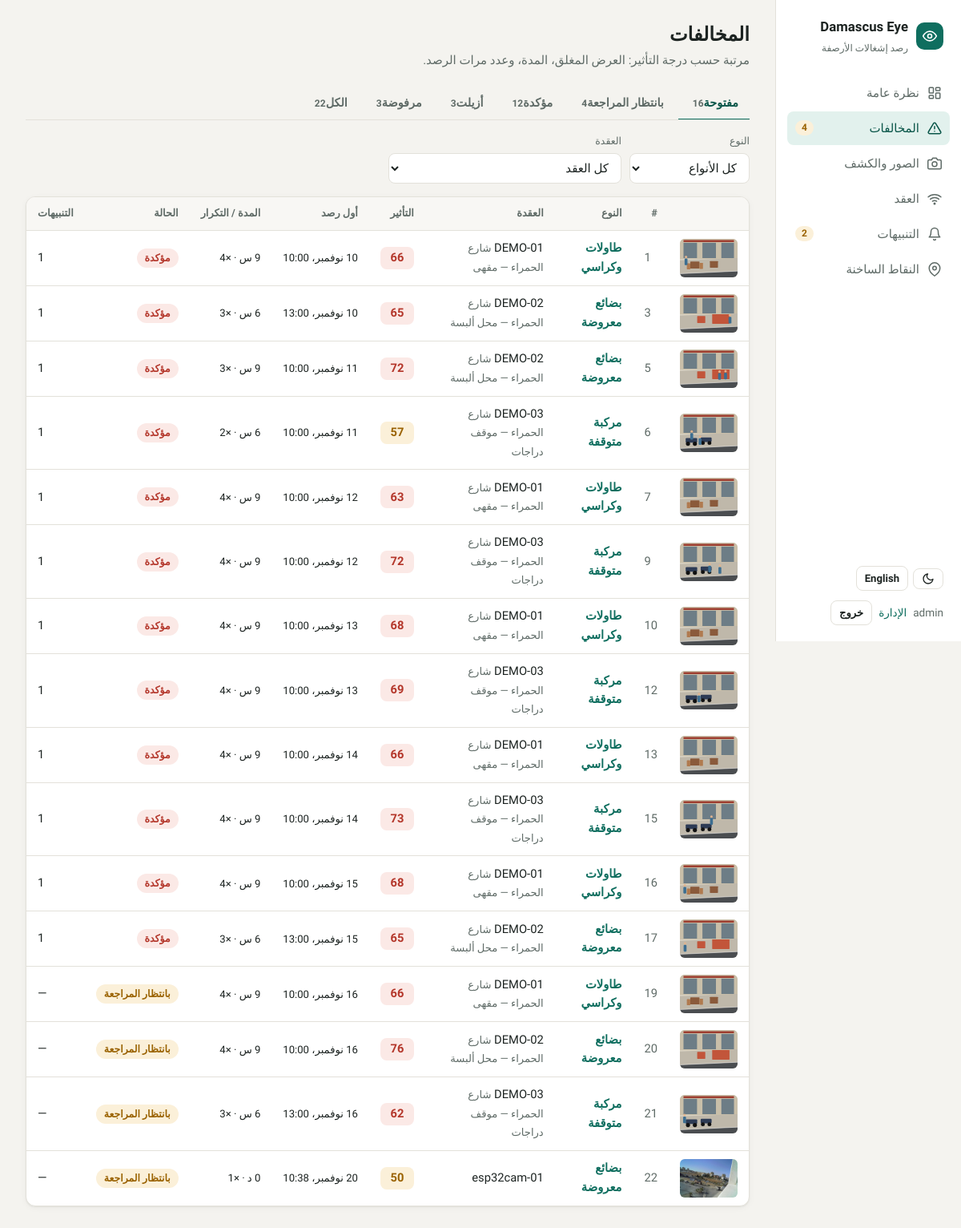
/violations/ (signed in), run on the app's committed database.
### monitoring/models.py (models this page shows, shortened)
class Violation(models.Model):
    class Category(models.TextChoices):
        GOODS = 'goods', _('Displayed goods')
        FURNITURE = 'furniture', _('Tables and chairs')
        STALL = 'stall', _('Stall or kiosk')
        VEHICLE = 'vehicle', _('Parked vehicle')
        WASTE = 'waste', _('Waste')
        OTHER = 'other', _('Other')
    class Status(models.TextChoices):
        DETECTED = 'detected', _('Awaiting review')
        CONFIRMED = 'confirmed', _('Confirmed')
        REJECTED = 'rejected', _('Rejected')
        RESOLVED = 'resolved', _('Removed')
    node = models.ForeignKey(Node, on_delete=models.CASCADE, related_name='violations')
    zone = models.ForeignKey(SidewalkZone, on_delete=models.SET_NULL, null=True, blank=True, related_name='violations')
    category = models.CharField(max_length=16, choices=Category.choices, default=Category.OTHER)
    status = models.CharField(max_length=16, choices=Status.choices, default=Status.DETECTED, db_index=True)
    first_seen_at = models.DateTimeField()
    last_seen_at = models.DateTimeField()
    captures = models.ManyToManyField(Capture, related_name='violations', blank=True)
    occupancy_ratio = models.FloatField(null=True, blank=True, help_text='Share of the sidewalk zone covered (0-1).')
    blocked_width_m = models.FloatField(null=True, blank=True)
    repeat_count = models.PositiveIntegerField(default=1)
    impact_score = models.FloatField(null=True, blank=True, db_index=True)
    notes = models.TextField(blank=True)
    created_by = models.ForeignKey(settings.AUTH_USER_MODEL, on_delete=models.SET_NULL, null=True, blank=True,
                                   related_name='violations_created')
    class Meta:
        ordering = ['-impact_score', '-last_seen_at']
    @property
    def duration(self):
        return self.last_seen_at - self.first_seen_at

class Capture(models.Model):
    class Status(models.TextChoices):
        PENDING = 'pending', _('Awaiting detection')
        PROCESSING = 'processing', _('Processing')
        DONE = 'done', _('Detected')
        FAILED = 'failed', _('Failed')
    node = models.ForeignKey(Node, on_delete=models.CASCADE, related_name='captures')
    sequence = models.PositiveIntegerField(help_text='Frame counter sent by the node.')
    captured_at = models.DateTimeField(db_index=True)
    received_at = models.DateTimeField(default=timezone.now)
    image = models.FileField(upload_to=capture_upload_path)
    redacted_image = models.FileField(upload_to=redacted_upload_path, blank=True,
                                      help_text='Copy with faces and plates blurred; the only one shown on the dashboard.')
    width = models.PositiveIntegerField(null=True, blank=True)
    height = models.PositiveIntegerField(null=True, blank=True)
    checksum = models.CharField(max_length=64, blank=True, help_text='Checksum of the reassembled JPEG.')
    status = models.CharField(max_length=16, choices=Status.choices, default=Status.PENDING, db_index=True)
    claimed_at = models.DateTimeField(null=True, blank=True)
    processed_at = models.DateTimeField(null=True, blank=True)
    attempts = models.PositiveSmallIntegerField(default=0)
    error = models.TextField(blank=True)
    class Meta:
        ordering = ['-captured_at']
        constraints = [
            models.UniqueConstraint(fields=['node', 'sequence', 'captured_at'], name='unique_capture_per_node'),
        ]

class Node(models.Model):
    class Status(models.TextChoices):
        ACTIVE = 'active', _('Active')
        MAINTENANCE = 'maintenance', _('Maintenance')
        RETIRED = 'retired', _('Retired')
    code = models.CharField(max_length=32, unique=True, help_text='ID the firmware sends, e.g. "N01".')
    name = models.CharField(max_length=100, blank=True)
    mac_address = models.CharField(max_length=17, blank=True, help_text='ESP-NOW MAC, e.g. "24:6F:28:AA:BB:CC".')
    latitude = models.DecimalField(max_digits=9, decimal_places=6, null=True, blank=True)
    longitude = models.DecimalField(max_digits=9, decimal_places=6, null=True, blank=True)
    mount_height_m = models.FloatField(null=True, blank=True)
    status = models.CharField(max_length=16, choices=Status.choices, default=Status.ACTIVE)
    installed_at = models.DateTimeField(null=True, blank=True)
    last_seen_at = models.DateTimeField(null=True, blank=True)
    battery_voltage = models.FloatField(null=True, blank=True)
    notes = models.TextField(blank=True)
    class Meta:
        ordering = ['code']
    def __str__(self):
        return f'{self.code} {self.name}'.strip()

### dashboard/views.py (the view)
# urls.py: path('violations/', views.violation_list, name='violation_list'),
@login_required
def violation_list(request):
    tab = request.GET.get('status', 'open')
    violations = Violation.objects.select_related('node').prefetch_related('captures').annotate(
        alert_count=Count('alerts', distinct=True))
    if tab == 'open':
        violations = violations.filter(status__in=OPEN_STATUSES)
    elif tab != 'all':
        violations = violations.filter(status=tab)
    category = request.GET.get('category', '')
    if category:
        violations = violations.filter(category=category)
    node = request.GET.get('node', '')
    if node:
        violations = violations.filter(node__code=node)
    counts = dict(Violation.objects.values_list('status').annotate(Count('id')))
    tabs = []
    for key, label in VIOLATION_TABS:
        if key == 'open':
            count = sum(counts.get(s, 0) for s in OPEN_STATUSES)
        elif key == 'all':
            count = sum(counts.values())
        else:
            count = counts.get(key, 0)
        tabs.append({'key': key, 'label': label, 'count': count})
    return render(request, 'dashboard/violation_list.html', {
        'page': _paginate(request, violations, 20),
        'tabs': tabs,
        'tab': tab,
        'category': category,
        'node': node,
        'categories': Violation.Category.choices,
        'nodes': Node.objects.all(),
    })

### dashboard/context_processors.py (called while the page is built)
def nav_counts(request):
    if not request.user.is_authenticated or request.resolver_match is None \
            or request.resolver_match.app_name != 'dashboard':
        return {}
    return {
        'nav_awaiting_review': Violation.objects.filter(status=Violation.Status.DETECTED).count(),
        'nav_alerts_open': Alert.objects.filter(response=Alert.Response.NONE).count(),
    }

### dashboard/templatetags/dashboard_tags.py (called while the page is built)
@register.filter
def tone(status):
    return STATUS_TONES.get(status, 'muted')

@register.filter
def score_tone(score):
    if score is None:
        return 'muted'
    if score >= 60:
        return 'danger'
    if score >= 30:
        return 'warn'
    return 'ok'

@register.filter
def duration(delta):
    if delta is None:
        return '—'
    minutes = int(delta.total_seconds() // 60)
    days, minutes = divmod(minutes, 60 * 24)
    hours, minutes = divmod(minutes, 60)
    parts = []
    if days:
        parts.append(_('%(n)sd') % {'n': days})
    if hours and len(parts) < 2:
        parts.append(_('%(n)sh') % {'n': hours})
    if (minutes or not parts) and len(parts) < 2 and not days:
        parts.append(_('%(n)sm') % {'n': minutes})
    return ' '.join(parts)

@register.simple_tag(takes_context=True)
def query(context, **changes):
    params = context['request'].GET.copy()
    for key, value in changes.items():
        if value in (None, ''):
            params.pop(key, None)
        else:
            params[key] = value
    if 'page' not in changes:
        params.pop('page', None)
    encoded = urlencode(sorted(params.items()))
    return f'?{encoded}' if encoded else '?'

### dashboard/views.py (called while the page is built)
def _paginate(request, queryset, per_page):
    return Paginator(queryset, per_page).get_page(request.GET.get('page'))

### dashboard/templates/dashboard/violation_list.html (shortened to what this page needs)
{% extends 'dashboard/base.html' %}
{% load i18n dashboard_tags %}
{% block content %}
<div class="page-head">
  <div>
    <h1>{% translate "Violations" %}</h1>
    <p>{% translate "Sorted by impact score: blocked width, duration and number of sightings." %}</p>
  </div>
</div>
<nav class="tabs">
  {% for t in tabs %}
    <a href="{% query status=t.key %}" class="{% if t.key == tab %}active{% endif %}">{{ t.label }}<span class="n num">{{ t.count }}</span></a>
  {% endfor %}
</nav>
<form class="filters" method="get" data-autosubmit>
  <div class="field">
    <label for="f-category">{% translate "Type" %}</label>
    <select name="category" id="f-category">
      <option value="">{% translate "All types" %}</option>
    </select>
  </div>
  <div class="field">
    <label for="f-node">{% translate "Node" %}</label>
    <select name="node" id="f-node">
      <option value="">{% translate "All nodes" %}</option>
    </select>
  </div>
</form>
<div class="card flush">
  <div class="table-wrap">
    <table>
      <thead>
        <tr><th></th><th>#</th><th>{% translate "Type" %}</th><th>{% translate "Node" %}</th><th>{% translate "Impact" %}</th><th>{% translate "First seen" %}</th><th>{% translate "Duration / repeats" %}</th><th>{% translate "Status" %}</th><th>{% translate "Alerts" %}</th></tr>
      </thead>
      <tbody>
      {% for v in page %}
        <tr>
          <td>{% with c=v.captures.all|first %}{% if c %}<a href="{% url 'dashboard:violation_detail' v.pk %}"><img class="thumb" src="{% if c.redacted_image %}{{ c.redacted_image.url }}{% else %}{{ c.image.url }}{% endif %}" alt="" loading="lazy"></a>{% endif %}{% endwith %}</td>
          <td class="num muted">{{ v.pk }}</td>
          <td><a href="{% url 'dashboard:violation_detail' v.pk %}"><b>{{ v.get_category_display }}</b></a></td>
          <td>{{ v.node.code }} <span class="muted small">{{ v.node.name }}</span></td>
          <td><span class="score {{ v.impact_score|score_tone }}">{{ v.impact_score|floatformat:0|default:'—' }}</span></td>
          <td class="small nowrap">{{ v.first_seen_at|date:'SHORT_DATETIME_FORMAT' }}</td>
          <td class="small nowrap">{{ v.duration|duration }} · <span class="num">{{ v.repeat_count }}×</span></td>
          <td><span class="badge {{ v.status|tone }}">{{ v.get_status_display }}</span></td>
          <td class="num">{{ v.alert_count|default:'—' }}</td>
        </tr>
      {% endfor %}
      </tbody>
    </table>
  </div>
</div>
{% endblock %}

### dashboard/templates/dashboard/base.html (shortened to what this page needs)
{% load static i18n %}{% get_current_language as LANGUAGE_CODE %}{% get_current_language_bidi as LANGUAGE_BIDI %}<!doctype html>
<html lang="{{ LANGUAGE_CODE }}" dir="{% if LANGUAGE_BIDI %}rtl{% else %}ltr{% endif %}">
<head>
  <link rel="stylesheet" href="{% static 'dashboard/app.css' %}">
</head>
<body>
{% block body %}
{% with name=request.resolver_match.url_name %}
<div class="shell">
  <aside class="sidebar">
    <a class="brand" href="{% url 'dashboard:overview' %}">
      <span class="brand-mark">
        <svg width="20" height="20" viewBox="0 0 24 24" fill="none" stroke="currentColor" stroke-width="2" stroke-linecap="round" stroke-linejoin="round"><path d="M2 12s3.5-7 10-7 10 7 10 7-3.5 7-10 7S2 12 2 12z"/><circle cx="12" cy="12" r="3"/></svg>
      </span>
      <span>
        <span class="brand-name">Damascus Eye</span><br>
        <span class="brand-sub">{% translate "Sidewalk encroachment monitoring" %}</span>
      </span>
    </a>
    <nav class="nav">
      <a href="{% url 'dashboard:overview' %}" class="{% if name == 'overview' %}active{% endif %}">
        <span class="label">{% translate "Overview" %}</span>
      </a>
      <a href="{% url 'dashboard:violation_list' %}" class="{% if 'violation' in name %}active{% endif %}">
        <svg viewBox="0 0 24 24" fill="none" stroke="currentColor" stroke-width="2" stroke-linecap="round" stroke-linejoin="round"><path d="M10.3 3.9 1.8 18a2 2 0 0 0 1.7 3h17a2 2 0 0 0 1.7-3L13.7 3.9a2 2 0 0 0-3.4 0z"/><path d="M12 9v4M12 17h.01"/></svg>
        <span class="label">{% translate "Violations" %}</span>
        {% if nav_awaiting_review %}<span class="count" title="{% translate 'Awaiting review' %}">{{ nav_awaiting_review }}</span>{% endif %}
      </a>
      <a href="{% url 'dashboard:capture_list' %}" class="{% if 'capture' in name %}active{% endif %}">
        <svg viewBox="0 0 24 24" fill="none" stroke="currentColor" stroke-width="2" stroke-linecap="round" stroke-linejoin="round"><path d="M23 19a2 2 0 0 1-2 2H3a2 2 0 0 1-2-2V8a2 2 0 0 1 2-2h4l2-3h6l2 3h4a2 2 0 0 1 2 2z"/><circle cx="12" cy="13" r="4"/></svg>
        <span class="label">{% translate "Images & detection" %}</span>
      </a>
      <a href="{% url 'dashboard:node_list' %}" class="{% if 'node' in name or 'zone' in name %}active{% endif %}">
        <svg viewBox="0 0 24 24" fill="none" stroke="currentColor" stroke-width="2" stroke-linecap="round" stroke-linejoin="round"><path d="M5 12.55a11 11 0 0 1 14.08 0M1.42 9a16 16 0 0 1 21.16 0M8.53 16.11a6 6 0 0 1 6.95 0"/><circle cx="12" cy="20" r="1"/></svg>
        <span class="label">{% translate "Nodes" %}</span>
      </a>
      <a href="{% url 'dashboard:alert_list' %}" class="{% if 'alert' in name %}active{% endif %}">
        <svg viewBox="0 0 24 24" fill="none" stroke="currentColor" stroke-width="2" stroke-linecap="round" stroke-linejoin="round"><path d="M18 8A6 6 0 0 0 6 8c0 7-3 9-3 9h18s-3-2-3-9"/><path d="M13.73 21a2 2 0 0 1-3.46 0"/></svg>
        <span class="label">{% translate "Alerts" %}</span>
        {% if nav_alerts_open %}<span class="count" title="{% translate 'Awaiting inspector response' %}">{{ nav_alerts_open }}</span>{% endif %}
      </a>
      <a href="{% url 'dashboard:hotspots' %}" class="{% if name == 'hotspots' %}active{% endif %}">
        <svg viewBox="0 0 24 24" fill="none" stroke="currentColor" stroke-width="2" stroke-linecap="round" stroke-linejoin="round"><path d="M21 10c0 7-9 13-9 13s-9-6-9-13a9 9 0 0 1 18 0z"/><circle cx="12" cy="10" r="3"/></svg>
        <span class="label">{% translate "Hotspots" %}</span>
      </a>
    </nav>
    <div class="sidebar-foot">
      {% include 'dashboard/partials/preferences.html' %}
      <div class="who-row">
        <span class="who">{{ request.user.get_full_name|default:request.user.username }}</span>
        {% if request.user.is_staff %}<a href="{% url 'admin:index' %}">{% translate "Admin" %}</a>{% endif %}
        <form method="post" action="{% url 'logout' %}">{% csrf_token %}<button class="btn small" type="submit">{% translate "Log out" %}</button></form>
      </div>
    </div>
  </aside>
  <main class="main">
    {% block content %}{% endblock %}
  </main>
</div>
{% endwith %}
{% endblock %}
</body>
</html>

### dashboard/templates/dashboard/partials/preferences.html (shortened to what this page needs)
{% load i18n %}{% get_current_language as LANGUAGE_CODE %}
<div class="prefs">
  <button type="button" class="btn small icon" data-theme-toggle
          title="{% translate 'Switch light / dark theme' %}" aria-label="{% translate 'Switch light / dark theme' %}">
    <svg class="icon-moon" viewBox="0 0 24 24" fill="none" stroke="currentColor" stroke-width="2" stroke-linecap="round" stroke-linejoin="round" aria-hidden="true"><path d="M21 12.79A9 9 0 1 1 11.21 3 7 7 0 0 0 21 12.79z"/></svg>
  </button>
  <form method="post" action="{% url 'set_language' %}">
    {% if LANGUAGE_CODE == 'ar' %}
      <button class="btn small" type="submit" lang="en" title="Switch to English">English</button>
    {% else %}
      <input type="hidden" name="language" value="ar">
      <button class="btn small" type="submit" lang="ar" title="التبديل إلى العربية">العربية</button>
    {% endif %}
  </form>
</div>

### dashboard/templates/dashboard/partials/pagination.html (shortened to what this page needs)
{% load i18n dashboard_tags %}

### data on the page
Violation: captures.image (picture), pk "1", category "طاولات وكراسي", node.name "شارع الحمراء — مقهى", impact_score "66", first_seen_at "10 نوفمبر، 10:00", duration|duration "9 س", repeat_count "4", status "مؤكدة", alert_count "1"
Violation: captures.image (picture), pk "3", category "بضائع معروضة", node.name "شارع الحمراء — محل ألبسة", impact_score "65", first_seen_at "10 نوفمبر، 13:00", duration|duration "6 س", repeat_count "3", status "مؤكدة", alert_count "1"
Violation: captures.image (picture), pk "5", category "بضائع معروضة", node.name "شارع الحمراء — محل ألبسة", impact_score "72", first_seen_at "11 نوفمبر، 10:00", duration|duration "9 س", repeat_count "3", status "مؤكدة", alert_count "1"
Violation: captures.image (picture), pk "6", category "مركبة متوقفة", node.name "شارع الحمراء — موقف دراجات", impact_score "57", first_seen_at "11 نوفمبر، 10:00", duration|duration "6 س", repeat_count "2", status "مؤكدة", alert_count "1"
Violation: captures.image (picture), pk "7", category "طاولات وكراسي", node.name "شارع الحمراء — مقهى", impact_score "63", first_seen_at "12 نوفمبر، 10:00", duration|duration "9 س", repeat_count "4", status "مؤكدة", alert_count "1"
Violation: captures.image (picture), pk "9", category "مركبة متوقفة", node.name "شارع الحمراء — موقف دراجات", impact_score "72", first_seen_at "12 نوفمبر، 10:00", duration|duration "9 س", repeat_count "4", status "مؤكدة", alert_count "1"
Violation: captures.image (picture), pk "10", category "طاولات وكراسي", node.name "شارع الحمراء — مقهى", impact_score "68", first_seen_at "13 نوفمبر، 10:00", duration|duration "9 س", repeat_count "4", status "مؤكدة", alert_count "1"
Violation: captures.image (picture), pk "12", category "مركبة متوقفة", node.name "شارع الحمراء — موقف دراجات", impact_score "69", first_seen_at "13 نوفمبر، 10:00", duration|duration "9 س", repeat_count "4", status "مؤكدة", alert_count "1"
Violation: captures.image (picture), pk "13", category "طاولات وكراسي", node.name "شارع الحمراء — مقهى", impact_score "66", first_seen_at "14 نوفمبر، 10:00", duration|duration "9 س", repeat_count "4", status "مؤكدة", alert_count "1"
Violation: captures.image (picture), pk "15", category "مركبة متوقفة", node.name "شارع الحمراء — موقف دراجات", impact_score "73", first_seen_at "14 نوفمبر، 10:00", duration|duration "9 س", repeat_count "4", status "مؤكدة", alert_count "1"
Violation: captures.image (picture), pk "16", category "طاولات وكراسي", node.name "شارع الحمراء — مقهى", impact_score "68", first_seen_at "15 نوفمبر، 10:00", duration|duration "9 س", repeat_count "4", status "مؤكدة", alert_count "1"
Violation: captures.image (picture), pk "17", category "بضائع معروضة", node.name "شارع الحمراء — محل ألبسة", impact_score "65", first_seen_at "15 نوفمبر، 13:00", duration|duration "6 س", repeat_count "3", status "مؤكدة", alert_count "1"
Violation: captures.image (picture), pk "19", category "طاولات وكراسي", node.name "شارع الحمراء — مقهى", impact_score "66", first_seen_at "16 نوفمبر، 10:00", duration|duration "9 س", repeat_count "4", status "بانتظار المراجعة", alert_count "—"
Violation: captures.image (picture), pk "20", category "بضائع معروضة", node.name "شارع الحمراء — محل ألبسة", impact_score "76", first_seen_at "16 نوفمبر، 10:00", duration|duration "9 س", repeat_count "4", status "بانتظار المراجعة", alert_count "—"
Violation: captures.image (picture), pk "21", category "مركبة متوقفة", node.name "شارع الحمراء — موقف دراجات", impact_score "62", first_seen_at "16 نوفمبر، 13:00", duration|duration "6 س", repeat_count "3", status "بانتظار المراجعة", alert_count "—"
Violation: captures.image (picture), pk "22", category "بضائع معروضة", node.code "esp32cam-01", impact_score "50", first_seen_at "20 نوفمبر، 10:38", duration|duration "0 د", repeat_count "1", status "بانتظار المراجعة", alert_count "—"

### other printed values
{{ nav_awaiting_review }} "4"
{{ nav_alerts_open }} "2"
{{ request.user.get_full_name|default:request.user.username }} "admin"
{{ t.label }} "مفتوحة" "بانتظار المراجعة" "مؤكدة" "أزيلت" "مرفوضة" "الكل"
{{ t.count }} "16" "4" "12" "3" "3" "22"
